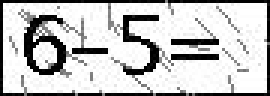
#> input picture 1590994364.6231692.png, 90 x 32 px, found by its file name (shown 3 times larger)
$ python predict_img.py
#> lines starting #> are read from the running program, lines starting #| are printed output that depends on the picture; after the words box and inside, x2 and y2 are one past the last pixel; in counts of white or black regions, pixels touching at a corner belong together
### clear_capcha.py
# encoding:utf-8
# Author:shi
# @Time:2020/6/1 13:52

import os
import time
import settings

from PIL import Image


class CleanCapcha(object):

    # [12 lines left out: function get_img_filepath, not called in this run]

    @staticmethod
    def get_new_img(img, threshold=100):
        """
        图片二值化
        :param threshold: 阈值，pixel表示黑白颜色的分界点
        :param img: PIL.Image对象
        :return: PIL.Image对象
        """
        # 新建一个纯白色的空图片，用来存放二值化的图片
        new_img = Image.new("L", img.size, 255)
        # 灰度处理, RGB三通道转换为单通道
        img = img.convert("L")
        # 通过设置pixel阈值， 将图片转化为黑白的img，黑色：pixel=0，白色：pixel=255
        # 由于最外圈一个像素值不会有验证码，有的会有一个黑边，这边在处理的时候直接转化为白色
        for y in range(1, img.size[1] - 1):
            for x in range(1, img.size[0] - 1):
                pixel = img.getpixel((x, y))  # 像素值
                if pixel < threshold:
                    new_img.putpixel((x, y), 0)

        # new_img.save('1.png')
        return new_img

    @staticmethod
    def clean_hot_pixel(img):
        """
        处理噪点，利用的算法是，在一个黑色点的四周八个像素如果黑色像素的数量小于等于2个的点被清除
        :param img: PIL.Image对象
        :return: 清理后的图像
        """
        for x in range(img.size[0]):
            for y in range(img.size[1]):
                pixel = img.getpixel((x, y))
                if pixel == 0:
                    black_count = 0
                    # 检测黑色像素四周的黑色像素点的个数
                    for current_x in range(x - 1, x + 2):
                        for current_y in range(y - 1, y + 2):
                            if img.getpixel((current_x, current_y)) == 0:
                                black_count += 1
                    if black_count <= 2:
                        img.putpixel((x, y), 255)
        # img.save('2.png')
        return img

    @staticmethod
    def get_split_dot_position(img):
        """
        分割图片, 垂直投影法切割图片
        :param img: PIL.Image
        :return: 分割后的图片列表
        """
        x_line = []  # 投影后，黑色像素点的个数

        for x in range(img.size[0]):
            count = 0
            for y in range(img.size[1]):
                if img.getpixel((x, y)) == 0:
                    count += 1
            x_line.append(count)

        # 按x轴位置这一列上都是白色像素之间的连续黑色像素为一个字符
        position = []
        start = 0
        for i in range(len(x_line)):
            if x_line[i] != 0 and start == 0:
                # 如果一个黑色像素两边都是黑色像素，则跳过
                if x_line[i - 1] == 0 and x_line[i + 1] == 0:
                    continue
                start = i  # 记录字符的起始位置

            if x_line[i] == 0 and start != 0:
                end = i
                # 如果一个字符大于5个像素，则认为是一个合法的字符
                if end - start > 5:
                    position.append((start, end))
                    # 重置起始位置
                    start = 0
                    end = 0
        # print(position)
        return position

    @staticmethod
    def check_handle_many_char(img, position, new_size):
        """
        判断图片是否黏连，并处理
        :param img: PIL.Image
        :param new_size: 切割后的图片大小
        :return: 分割后的图片列表
        """

        length = 4
        # 分割完后判断是否有粘连的字符
        new_position = []
        for pos in position:
            # 如果字符的起始位置大于平均字符长度，则认为是有粘连的
            if pos[1] - pos[0] > img.size[0] / length:
                new_position.append((pos[0], pos[0] + int((pos[1] - pos[0]) / 2)))
                new_position.append((pos[0] + int((pos[1] - pos[0]) / 2) + 1, pos[1]))
            else:
                new_position.append(pos)

        # print("cut position --> ", new_position)
        # 通过起始位置切割图片
        char_img_list = []
        # new_size = (24,32)
        for idx, pos in enumerate(new_position):
            # print(idx, pos)
            new_img = Image.new("L", (24, 32), 255)
            crop_img = img.crop((pos[0], 0, pos[1], img.size[1]))
            new_img.paste(crop_img, (int((25 - pos[1] + pos[0]) / 2), 0))
            char_img_list.append(new_img)
        # print(char_img_list)
        return char_img_list

    @staticmethod
    def clean_capcha_one(img):
        """
        清理并分割图片
        :param img:
        """
        # 二值化 获得黑白图片
        img = CleanCapcha.get_new_img(img, 50)
        # 清楚噪点
        img = CleanCapcha.clean_hot_pixel(img)
        # 寻找字符的起始位置，切割图片
        position = CleanCapcha.get_split_dot_position(img)
        # 检测是否有粘连的字符,并处理
        result_list = CleanCapcha.check_handle_many_char(img, position, new_size=(24, 32))
        return result_list


# [26 lines left out: functions deal_img, get_new_img, not called in this run]


# [2 lines that do not run on import are left out]

### predict_img.py
# encoding:utf-8
# Author:shi
# @Time:2020/6/2 13:27

import settings
import os
from PIL import Image
import joblib
from clear_capcha import CleanCapcha


def get_feature(img):
    """获取验证码的特征值"""
    feature = []
    for x in range(img.size[0]):
        black_count = 0
        for y in range(img.size[1]):
            pixel = img.getpixel((x, y))
            if pixel == 0:
                black_count += 1
        feature.append(black_count)

    for y in range(img.size[1]):
        black_count = 0
        for x in range(img.size[0]):
            pixel = img.getpixel((x, y))
            if pixel == 0:
                black_count += 1
        feature.append(black_count)
    return feature


def predict(img):
    # 图片预处理 并切割
    img_split_list = CleanCapcha.clean_capcha_one(img)
    # 获取特征值
    feature = [get_feature(img) for img in img_split_list]
    # 预测
    model = joblib.load(settings.MODAL_PATH)
    predict_array = model.predict(feature)  # 识别到的内容列表['7' 'b' '1' 'e']
    char_txt = "".join(predict_array[:-1]).replace("a", "+").replace("b", "-").replace("c", "*").replace("d", "//")
    return char_txt, eval(char_txt)


if __name__ == '__main__':
    img_path = r'D:\tools\quanmin\train_img\1590994364.6231692.png'
    img = Image.open(img_path)
#> img is the input picture: PIL image 90x32 RGB; min 0, max 255, mean 196.5
    text,result = predict(img)
#> in get_new_img, `new_img = Image.new("L", img.size, 255)`: new_img: PIL image 90x32 L; every value is 255
#> after the loop in get_new_img, `for y in range(1, img.size[1] - 1):`:
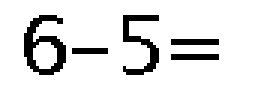
#> new_img: PIL image 90x32 L (shown 3 times larger); 89.2% white; black in thin lines or dots, all inside (x1, y1, x2, y2) = (8, 5, 73, 25)
#> in clean_capcha_one, `position = CleanCapcha.get_split_dot_position(img)`: position = [(8, 22), (24, 36), (41, 53), (57, 73)]
#> the loop in check_handle_many_char, `for pos in position:` made 4 passes
#> the loop in check_handle_many_char, `for idx, pos in enumerate(new_position):` made 4 passes
#> after the loop in check_handle_many_char, `for idx, pos in enumerate(new_position):`:
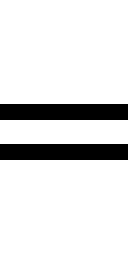
#> crop_img: PIL image 16x32 L (shown 8 times larger); 87.5% white; black in thin lines or dots, all inside (x1, y1, x2, y2) = (0, 13, 16, 20)
#> after the loop in check_handle_many_char, `for idx, pos in enumerate(new_position):`:
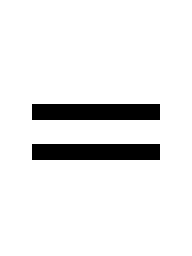
#> new_img: PIL image 24x32 L (shown 8 times larger); 91.7% white; black in thin lines or dots, all inside (x1, y1, x2, y2) = (4, 13, 20, 20)
#> after the loop in check_handle_many_char, `for idx, pos in enumerate(new_position):`: char_img_list = 4 items
#> (the run stopped early here; a loop or call above may not have finished)
